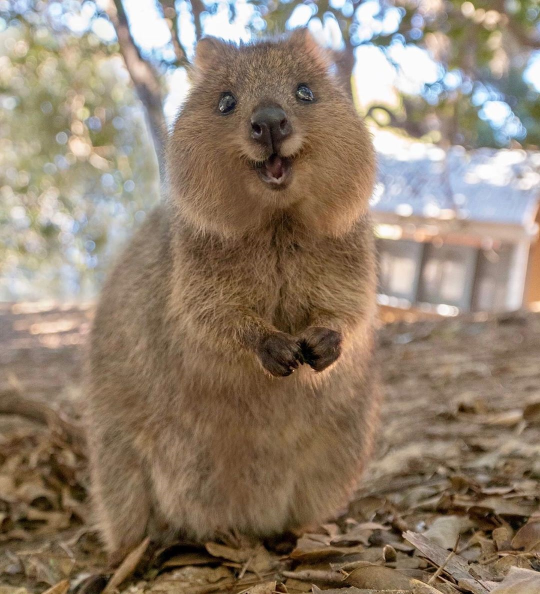
#> input picture images/test1.jpg, 1080 x 1188 px (shown at 1/2 size)
$ python boredr.py
#> lines starting #> are read from the running program, lines starting #| are printed output that depends on the picture
import cv2 as cv
import numpy as np
from matplotlib import pyplot as plt
BLUE = [255,0,0]
img1 = cv.imread('./images/test1.jpg')
#> img1 is the input picture: shape (1188, 1080, 3); mean B, G, R 110.9, 129.1, 146.1
replicate = cv.copyMakeBorder(img1,10,10,10,10,cv.BORDER_REPLICATE)
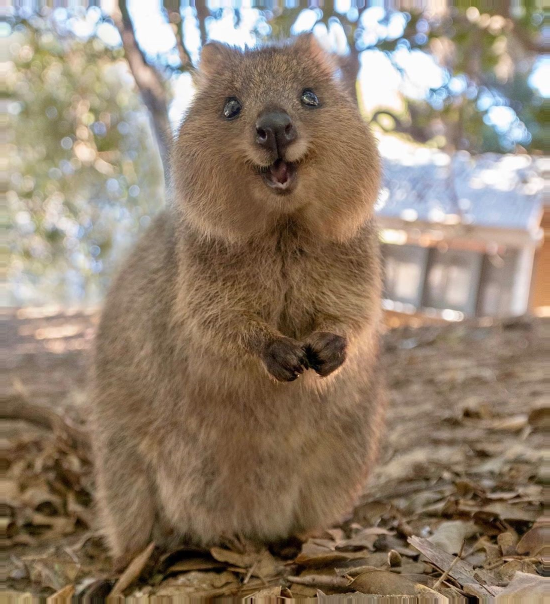
#> replicate: shape (1208, 1100, 3) (shown at 1/2 size); mean B, G, R 111.4, 129.6, 146.5
reflect = cv.copyMakeBorder(img1,10,10,10,10,cv.BORDER_REFLECT)
reflect101 = cv.copyMakeBorder(img1,10,10,10,10,cv.BORDER_REFLECT_101)
wrap = cv.copyMakeBorder(img1,10,10,10,10,cv.BORDER_WRAP)
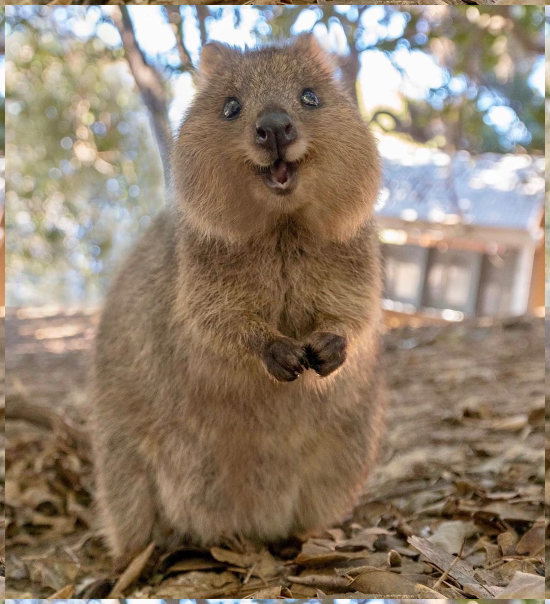
#> wrap: shape (1208, 1100, 3) (shown at 1/2 size); mean B, G, R 111.4, 129.7, 146.5
constant= cv.copyMakeBorder(img1,10,10,10,10,cv.BORDER_CONSTANT,value=BLUE)
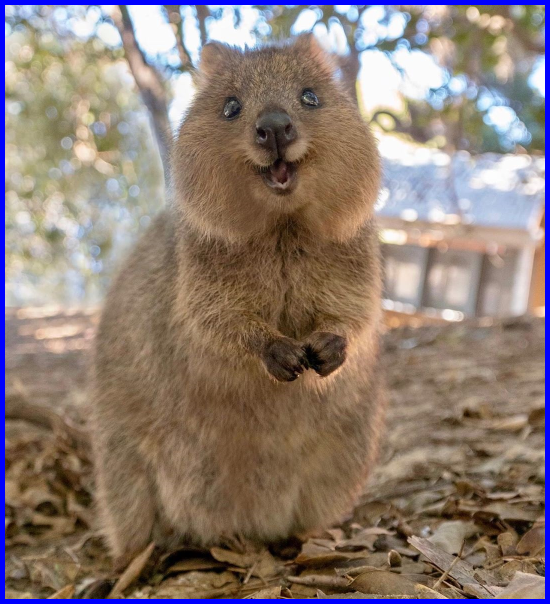
#> constant: shape (1208, 1100, 3) (shown at 1/2 size); mean B, G, R 115.8, 124.7, 141.1
plt.subplot(231),plt.imshow(img1,'gray'),plt.title('ORIGINAL')
plt.subplot(232),plt.imshow(replicate,'gray'),plt.title('REPLICATE')
plt.subplot(233),plt.imshow(reflect,'gray'),plt.title('REFLECT')
plt.subplot(234),plt.imshow(reflect101,'gray'),plt.title('REFLECT_101')
plt.subplot(235),plt.imshow(wrap,'gray'),plt.title('WRAP')
plt.subplot(236),plt.imshow(constant,'gray'),plt.title('CONSTANT')
plt.show()
#> figure, not shown here; B, G, R data is drawn as R, G, B
